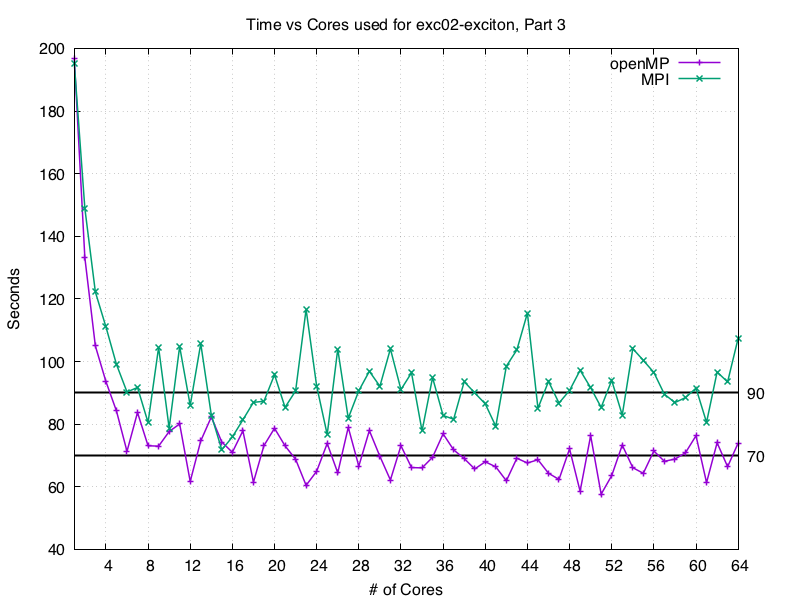

Source code (gnuplot):
#!/usr/local/Cellar/gnuplot/5.0.3/bin/gnuplot -persist
#
#    
#    	G N U P L O T
#    	Version 5.0 patchlevel 3    last modified 2016-02-21 
#    
#    	Copyright (C) 1986-1993, 1998, 2004, 2007-2016
#    	Thomas Williams, Colin Kelley and many others
#    
#    	gnuplot home:     http://www.gnuplot.info
#    	faq, bugs, etc:   type "help FAQ"
#    	immediate help:   type "help"  (plot window: hit 'h')
set terminal pngcairo  background "#ffffff" enhanced fontscale 1.0 size 800, 600 
set output 'benchmark-dp.png'
set key title "" center
set key inside right top vertical Right noreverse enhanced autotitle nobox
set key noinvert samplen 4 spacing 1 width 0 height 0 
set key maxcolumns 0 maxrows 0
set key noopaque
set arrow 1 from 1.00000, 70.0000, 0.00000 to 64.0000, 70.0000, 0.00000 nohead back nofilled lt black linewidth 2.000 dashtype solid
set arrow 2 from 1.00000, 90.0000, 0.00000 to 64.0000, 90.0000, 0.00000 nohead back nofilled lt black linewidth 2.000 dashtype solid
set title "Time vs Cores used for exc02-exciton, Part 3" 
set title  font "" norotate
set xlabel "\# of Cores" 
set xlabel  font "" textcolor lt -1 norotate
set xrange [ 1.00000 : 64.0000 ] noreverse nowriteback
set xtics 4
set ylabel "Seconds" 
set ylabel  font "" textcolor lt -1 rotate by -270
set yrange [ 40 : 200 ] noreverse nowriteback
set y2range [ 40 : 200 ] noreverse nowriteback
set ytics nomirror
set y2tics ("70" 70, "90" 90)
set grid
set locale "en_US.UTF-8"
p "dp-openmp.dat" u 1:2 t 'openMP' lw 1.5 w lp,\
  "dp-mpi.dat" u 1:2 t 'MPI' lw 1.5 w lp
#    EOF
